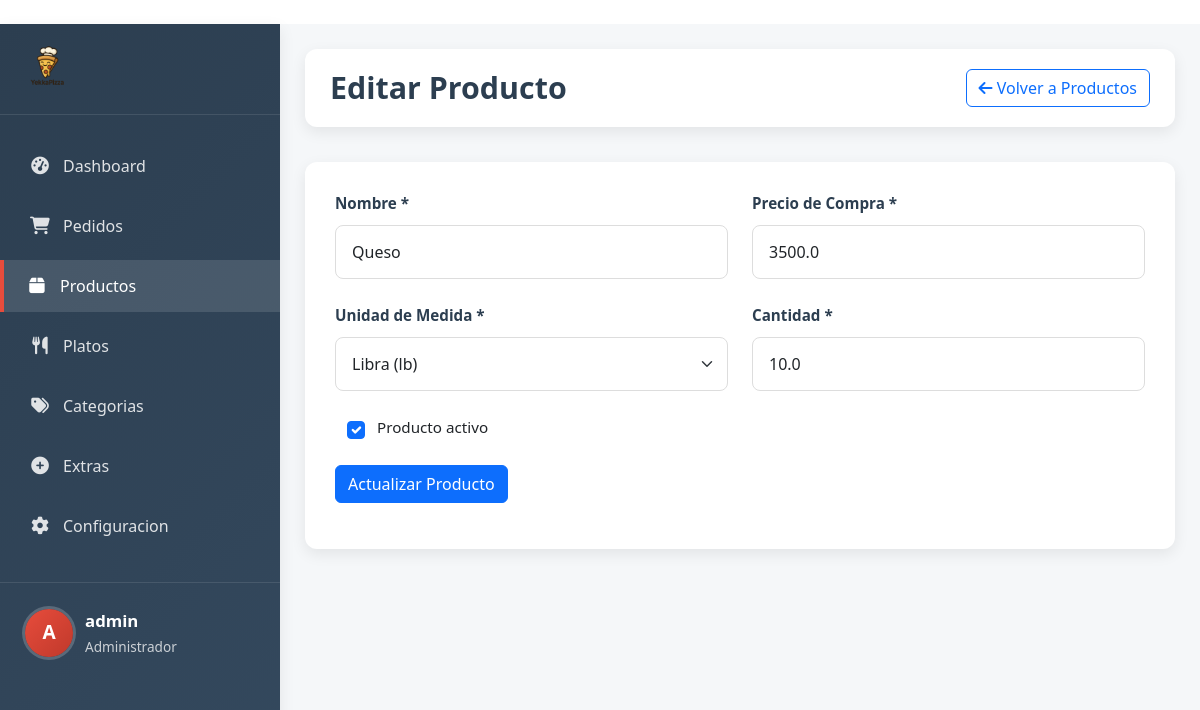
Page /admin/producto/editar/1 (signed in) on the committed database.
### app.py (models this page shows)
class Configuracion(db.Model):
    id = db.Column(db.Integer, primary_key=True)
    nombre_restaurante = db.Column(db.String(100), default="Mi Restaurante")
    telefono = db.Column(db.String(20), default="+1234567890")
    direccion = db.Column(db.String(200), default="Dirección del restaurante")
    logo = db.Column(db.String(200), default="logo.png")
    impuesto = db.Column(db.Float, default=0.0)
    max_extras = db.Column(db.Integer, default=5)

class Producto(db.Model):
    id = db.Column(db.Integer, primary_key=True)
    nombre = db.Column(db.String(100), nullable=False)
    precio_compra = db.Column(db.Float, nullable=False)
    unidad_medida = db.Column(db.String(50), nullable=False)
    cantidad = db.Column(db.Float, nullable=False)
    activo = db.Column(db.Boolean, default=True)
    fecha_creacion = db.Column(db.DateTime, default=datetime.utcnow)

### app.py (the view, shortened to what this page needs)
@app.route('/admin/producto/editar/<int:producto_id>', methods=['GET', 'POST'])
@login_required
def editar_producto(producto_id):
    producto = Producto.query.get_or_404(producto_id)
    config = Configuracion.query.first()
    if not config:
        config = Configuracion()
        db.session.add(config)
        db.session.commit()
    return render_template('admin/editar_producto.html', producto=producto,config=config)

### app.py (called while the page is built)
def login_required(f):
    @wraps(f)
    def decorated_function(*args, **kwargs):
        if 'user_id' not in session:
            return redirect(url_for('login'))
        return f(*args, **kwargs)
    return decorated_function

### templates/admin/editar_producto.html (shortened to what this page needs)
{% extends "admin/base.html" %}
{% block extra_css %}
<link rel="stylesheet" href="{{ url_for('static', filename='css/admin.css') }}">
{% endblock %}
{% block content %}
<div class="admin-container">
    {% include 'admin/sidebar.html' %}
    <div class="admin-main">
        <div class="admin-header">
            <h1 class="admin-title">{{ 'Editar' if producto else 'Nuevo' }} Producto</h1>
            <div class="admin-actions">
                <a href="{{ url_for('admin_productos') }}" class="btn btn-outline-primary">
                    <i class="fas fa-arrow-left"></i> Volver a Productos
                </a>
            </div>
        </div>
        <div class="admin-form-container">
            <form method="POST" action="{{ url_for('editar_producto', producto_id=producto.id) if producto else url_for('nuevo_producto') }}">
                <div class="form-row">
                    <div class="form-group">
                        <label for="nombre" class="form-label">Nombre *</label>
                        <input type="text" class="form-control" id="nombre" name="nombre" value="{{ producto.nombre if producto else '' }}" required>
                    </div>
                    <div class="form-group">
                        <label for="precio_compra" class="form-label">Precio de Compra *</label>
                        <input type="number" step="0.01" class="form-control" id="precio_compra" name="precio_compra" value="{{ producto.precio_compra if producto else '' }}" required>
                    </div>
                </div>
                <div class="form-row">
                    <div class="form-group">
                        <label for="unidad_medida" class="form-label">Unidad de Medida *</label>
                        <select class="form-select" id="unidad_medida" name="unidad_medida" required>
                            <option value="lb" {% if producto and producto.unidad_medida=='lb' %}selected{% endif %}>Libra (lb)</option>
                        </select>
                    </div>
                    <div class="form-group">
                        <label for="cantidad" class="form-label">Cantidad *</label>
                        <input type="number" step="0.01" class="form-control" id="cantidad" name="cantidad" value="{{ producto.cantidad if producto else '' }}" required>
                    </div>
                </div>
                <div class="form-group">
                    <div class="form-check">
                        <input class="form-check-input" type="checkbox" id="activo" name="activo" {% if not producto or producto.activo %}checked{% endif %}>
                        <label class="form-check-label" for="activo">
                            Producto activo
                        </label>
                    </div>
                </div>
                <button type="submit" class="btn btn-primary">{{ 'Actualizar' if producto else 'Crear' }} Producto</button>
            </form>
        </div>
    </div>
</div>
{% endblock %}

### templates/admin/sidebar.html (shortened to what this page needs)
<div class="admin-sidebar">
    <div class="admin-brand">
        <img src="{% if config.logo %}{{ url_for('uploaded_file', filename=config.logo) }}{% else %}{{ url_for('static', filename='images/logo.png') }}{% endif %}" alt="Logo">
    </div>
    <ul class="admin-menu">
        <li><a href="{{ url_for('admin_panel') }}" class="{% if request.endpoint == 'admin_panel' %}active{% endif %}"><i class="fas fa-tachometer-alt"></i> <span>Dashboard</span></a></li>
        <li><a href="{{ url_for('admin_pedidos') }}" class="{% if request.endpoint == 'admin_pedidos' or request.endpoint == 'ver_pedido' %}active{% endif %}"><i class="fas fa-shopping-cart"></i> <span>Pedidos</span></a></li>
        <li><a href="{{ url_for('admin_productos') }}" class="{% if request.endpoint == 'admin_productos' or request.endpoint == 'nuevo_producto' or request.endpoint == 'editar_producto' %}active{% endif %}"><i class="fas fa-box"></i> <span>Productos</span></a></li>
        <li><a href="{{ url_for('admin_platos') }}" class=""><i class="fas fa-utensils"></i> <span>Platos</span></a></li>
        <li><a href="{{ url_for('admin_categorias') }}" class=""><i class="fas fa-tags"></i> <span>Categorias</span></a></li>
        <li><a href="{{ url_for('admin_extras') }}" class=""><i class="fas fa-plus-circle"></i> <span>Extras</span></a></li>
        <li><a href="{{ url_for('admin_configuracion') }}" class="{% if request.endpoint == 'admin_configuracion' %}active{% endif %}"><i class="fas fa-cog"></i> <span>Configuracion</span></a></li>
    </ul>
    <div class="admin-user">
        <div class="admin-user-info">
            <div class="admin-user-avatar">
                {{ session.username[0]|upper }}
            </div>
            <div class="admin-user-details">
                <div class="admin-user-name">{{ session.username }}</div>
                <div class="admin-user-role">Administrador</div>
            </div>
        </div>
    </div>
</div>

### static/css/admin.css (style rules this page uses)
:root { --primary-color: #e74c3c; --primary-light: #ffebe9; --primary-dark: #c0392b; --secondary-color: #3498db; --success-color: #27ae60; --warning-color: #f39c12; --danger-color: #e74c3c; --dark-color: #2c3e50; --dark-light: #34495e; --gray-color: #7f8c8d; --gray-light: #ecf0f1; --text-dark: #2d3436; --text-light: #ffffff; --shadow: 0 5px 15px rgba(0, 0, 0, 0.08); --shadow-hover: 0 8px 25px rgba(0, 0, 0, 0.12); }
.admin-container { display: flex; min-height: 100vh; background-color: #f8f9fa; font-family: 'Segoe UI', Tahoma, Geneva, Verdana, sans-serif; }
.admin-sidebar { width: 280px; background: linear-gradient(135deg, var(--dark-color) 0%, var(--dark-light) 100%); color: var(--text-light); padding: 20px 0; position: fixed; height: 100vh; overflow-y: auto; box-shadow: var(--shadow); z-index: 1000; transition: all 0.3s ease; }
.admin-brand { padding: 0 25px 25px; border-bottom: 1px solid rgba(255, 255, 255, 0.1); margin-bottom: 25px; display: flex; align-items: center; }
.admin-brand img { height: 45px; margin-right: 12px; border-radius: 6px; }
.admin-menu { list-style: none; padding: 0; margin: 0; }
.admin-menu li { margin-bottom: 8px; }
.admin-menu a { display: flex; align-items: center; padding: 14px 25px; color: rgba(255, 255, 255, 0.85); text-decoration: none; transition: all 0.3s ease; border-left: 4px solid transparent; font-weight: 500; }
.admin-menu a:hover, .admin-menu a.active { background-color: rgba(255, 255, 255, 0.12); color: var(--text-light); border-left-color: var(--primary-color); padding-left: 22px; }
.admin-menu i { width: 22px; margin-right: 12px; text-align: center; font-size: 1.1rem; }
.admin-user { padding: 25px; border-top: 1px solid rgba(255, 255, 255, 0.1); margin-top: 30px; }
.admin-user-info { display: flex; align-items: center; }
.admin-user-avatar { width: 48px; height: 48px; border-radius: 50%; background: linear-gradient(135deg, var(--primary-color), var(--primary-dark)); display: flex; align-items: center; justify-content: center; margin-right: 12px; font-weight: bold; color: white; font-size: 1.2rem; box-shadow: 0 0 0 3px rgba(255, 255, 255, 0.2); }
.admin-user-details { flex: 1; }
.admin-user-name { font-weight: 600; margin-bottom: 4px; font-size: 1.05rem; }
.admin-user-role { font-size: 0.85rem; color: rgba(255, 255, 255, 0.75); }
.admin-main { flex: 1; margin-left: 280px; padding: 25px; transition: all 0.3s ease; background-color: #f5f7f9; }
.admin-header { display: flex; justify-content: space-between; align-items: center; margin-bottom: 35px; background-color: white; padding: 20px 25px; border-radius: 12px; box-shadow: var(--shadow); }
.admin-title { font-size: 1.9rem; color: var(--dark-color); margin: 0; font-weight: 700; }
.admin-actions { display: flex; gap: 12px; }
.admin-form-container { background-color: white; border-radius: 12px; padding: 30px; box-shadow: var(--shadow); margin-bottom: 35px; }
.form-row { display: flex; flex-wrap: wrap; margin: 0 -12px; }
.form-group { flex: 1 0 calc(50% - 24px); margin: 0 12px 25px; }
.form-label { display: block; margin-bottom: 10px; font-weight: 600; color: var(--dark-color); font-size: 0.95rem; }
.form-control { width: 100%; padding: 14px 16px; border: 1px solid #ddd; border-radius: 8px; font-size: 1rem; transition: all 0.3s ease; }
.form-select { width: 100%; padding: 14px 16px; border: 1px solid #ddd; border-radius: 8px; font-size: 1rem; background-color: white; cursor: pointer; }
.form-check { display: flex; align-items: center; margin-bottom: 18px; }
.form-check-input { margin-right: 12px; width: 18px; height: 18px; }
.form-check-label { margin-bottom: 0; font-size: 0.95rem; }

### templates/admin/base.html (style rules this page uses)
body { margin: 0; padding: 0; display: flex; flex-direction: column; min-height: 100vh; overflow-x: hidden; }

### rows in the picture
Configuracion: logo (picture)
Producto: nombre "Queso", precio_compra "3500.0", unidad_medida "Libra (lb)", cantidad "10.0", activo "☑"

### other values in the picture
{{ session.username[0]|upper }} "A"
{{ session.username }} "admin"
{{ 'Editar' if producto else 'Nuevo' }} "Editar"
{{ 'Actualizar' if producto else 'Crear' }} "Actualizar"
